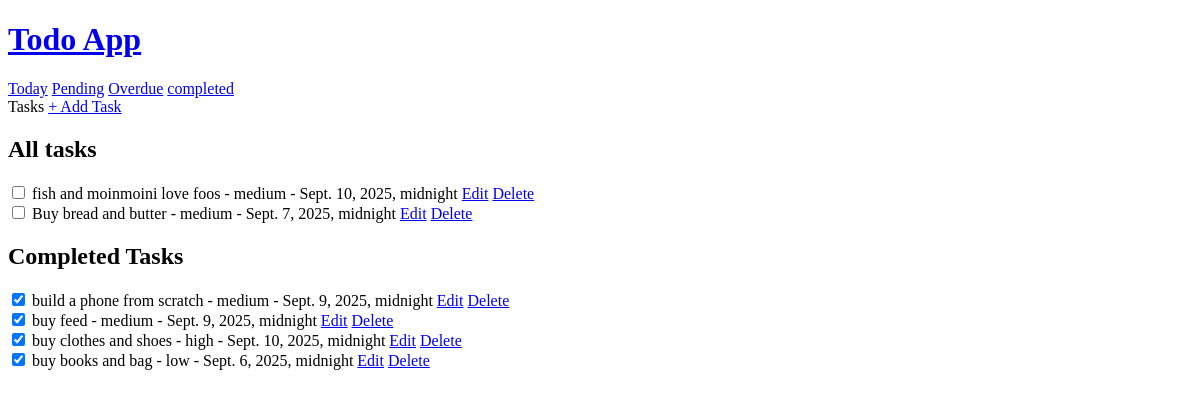
The app's page /, older data.
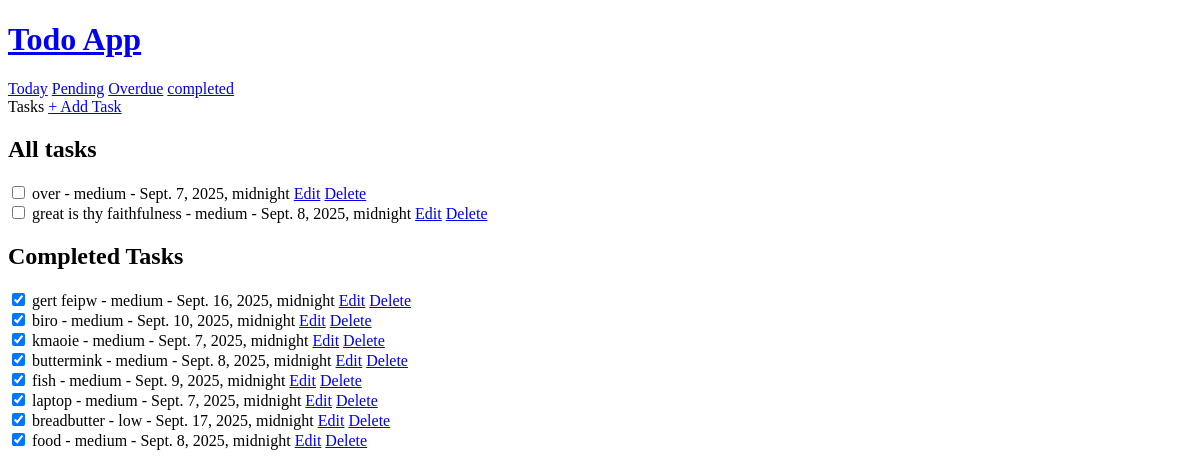
The same page, newer data.
### todo/models.py (models this page shows, shortened)
class Task(models.Model):
    PRIORITY_CHOICES = [
        ('low', 'Low'),
        ('medium', 'Medium'),
        ('high', 'High'),
    ]
    title = models.CharField(max_length=255)
    comment = models.TextField(blank=True, null=True)
    priority = models.CharField(max_length=10, choices=PRIORITY_CHOICES, default='medium')
    deadline = models.DateTimeField(blank=True, null=True)
    completed = models.BooleanField(default=False)  # ✅ mark if task is done
    created_at = models.DateTimeField(auto_now_add=True)
    updated_at = models.DateTimeField(auto_now=True)
    class Meta:
        ordering = ['-updated_at', '-created_at']

### todo/views.py (the view)
# urls.py: path('', views.home, name='home'),
def home(request):
    tasks = Task.objects.filter(completed=False)
    completed_tasks = Task.objects.filter(completed=True)
    context ={
        "tasks": tasks,
        'completed_tasks': completed_tasks
    }
    return render(request, 'todo/home.html', context)

### todo/templates/todo/home.html (shortened to what this page needs)
{% extends 'main.html' %} {% block content %}
<!DOCTYPE html>
<html lang="en">
  <head>
  </head>
  <body>
    <h2>All tasks</h2>
    {% for task in tasks %}
    <form method="post" action="{% url 'toggle_task' task.pk %}">
      <input
        type="checkbox"
        onchange="this.form.submit()"
        {%
        if
        task.completed
        %}checked{%
        endif
        %}
      />
      {{ task.title }} - {{ task.priority }} - {{ task.deadline }}
      <a href="{% url 'edit-task' task.pk %}">Edit</a>
      <a href="{% url 'delete-task' task.pk %}">Delete</a>
    </form>
    {% empty %}
    <p>No tasks yet.</p>
    {% endfor %}
    <h2>Completed Tasks</h2>
    {% include 'todo/completed_list.html' with tasks=completed_tasks %}
  </body>
</html>
{% endblock %}

### todo/templates/todo/completed_list.html (shortened to what this page needs)
{% for task in tasks %}
<form method="POST" action="{% url 'toggle_task' task.pk %}">
  <input
    type="checkbox"
    name="completed"
    onchange="this.form.submit()"
    checked
  />
  {{ task.title }} - {{ task.priority }} - {{ task.deadline }}
  <a href="{% url 'edit-task' task.pk %}">Edit</a>
  <a href="{% url 'delete-task' task.pk %}">Delete</a>
</form>
{% empty %}
<p>No completed tasks yet.</p>
{% endfor %}

Row changes from the older to the newer data that the page shows:
removed Task: title "fish and moinmoini love foos", priority "medium", deadline "Sept. 10, 2025, midnight", shown under "All tasks"
removed Task: title "Buy bread and butter", priority "medium", deadline "Sept. 7, 2025, midnight", shown under "All tasks"
removed Task: title "build a phone from scratch", priority "medium", deadline "Sept. 9, 2025, midnight", shown under "Completed Tasks"
removed Task: title "buy feed", priority "medium", deadline "Sept. 9, 2025, midnight", shown under "Completed Tasks"
removed Task: title "buy clothes and shoes", priority "high", deadline "Sept. 10, 2025, midnight", shown under "Completed Tasks"
removed Task: title "buy books and bag", priority "low", deadline "Sept. 6, 2025, midnight", shown under "Completed Tasks"
added Task: title "over", priority "medium", deadline "Sept. 7, 2025, midnight", shown under "All tasks"
added Task: title "great is thy faithfulness", priority "medium", deadline "Sept. 8, 2025, midnight", shown under "All tasks"
added Task: title "gert feipw", priority "medium", deadline "Sept. 16, 2025, midnight", shown under "Completed Tasks"
added Task: title "biro", priority "medium", deadline "Sept. 10, 2025, midnight", shown under "Completed Tasks"
added Task: title "kmaoie", priority "medium", deadline "Sept. 7, 2025, midnight", shown under "Completed Tasks"
added Task: title "buttermink", priority "medium", deadline "Sept. 8, 2025, midnight", shown under "Completed Tasks"
added Task: title "fish", priority "medium", deadline "Sept. 9, 2025, midnight", shown under "Completed Tasks"
added Task: title "laptop", priority "medium", deadline "Sept. 7, 2025, midnight", shown under "Completed Tasks"
added Task: title "breadbutter", priority "low", deadline "Sept. 17, 2025, midnight", shown under "Completed Tasks"
added Task: title "food", priority "medium", deadline "Sept. 8, 2025, midnight", shown under "Completed Tasks"
